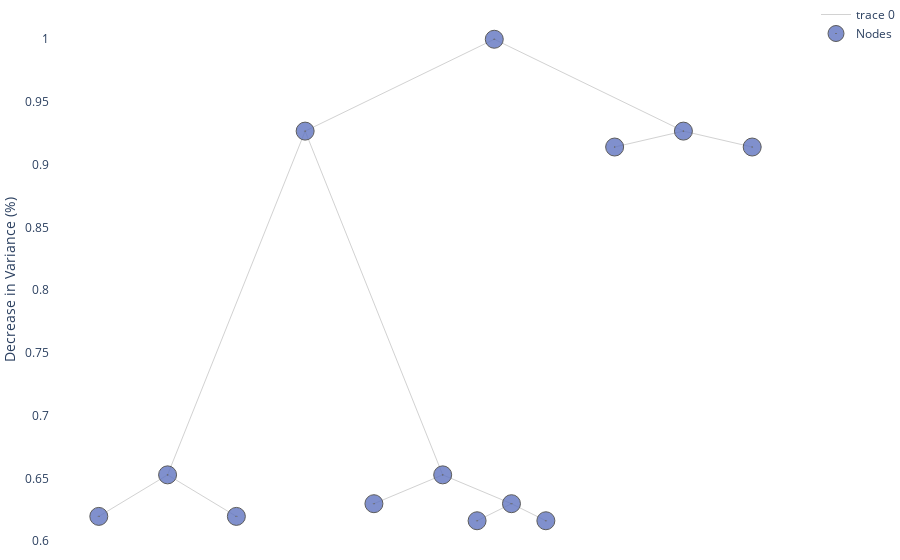

Source (notebook cell):
### Code cell
tree.print_tree(table = False, html = False, visual_pruning = True)

### Figure 1 — Plotly figure (JSON) as saved in the notebook; plotly's stock layout.template omitted (floating-point values rounded to 4 significant figures)
{"data": [{"hoverinfo": "none", "line": {"color": "rgb(210,210,210)", "width": 1}, "mode": "lines", "type": "scatter", "x": [0, -2.75, null, 0, 2.75, null, -2.75, -4.75, null, -2.75, -0.75, null, 2.75, 1.75, null, 2.75, 3.75, null, -4.75, -5.75, null, -4.75, -3.75, null, -0.75, -1.75, null, -0.75, 0.25, null, 0.25, -0.25, null, 0.25, 0.75, null], "y": [1, 0.9268, null, 1, 0.9268, null, 0.9268, 0.6527, null, 0.9268, 0.6527, null, 0.9268, 0.9141, null, 0.9268, 0.9141, null, 0.6527, 0.6196, null, 0.6527, 0.6196, null, 0.6527, 0.6298, null, 0.6527, 0.6298, null, 0.6298, 0.6162, null, 0.6298, 0.6162, null]}, {"hoverinfo": "text", "marker": {"color": "#6175c1", "line": {"color": "rgb(50,50,50)", "width": 1}, "size": 18, "symbol": "circle-dot"}, "mode": "markers", "name": "Nodes", "opacity": 0.8, "text": ["n8<br>Class: YES<br>tau : None<br>Samples : 5<br>GPR: []<br>LPR: []", "n9<br>Class: YES<br>tau : None<br>Samples : 22<br>GPR: []<br>LPR: []", "n10<br>Class: NO<br>tau : None<br>Samples : 5<br>GPR: []<br>LPR: []", "n22<br>Class: YES<br>tau : None<br>Samples : 12<br>GPR: 0.486<br>LPR: 0.257", "n23<br>Class: YES<br>tau : None<br>Samples : 9<br>GPR: []<br>LPR: []", "n6<br>Class: YES<br>tau : None<br>Samples : 33<br>GPR: 0.694<br>LPR: 0.333", "n7<br>Class: NO<br>tau : None<br>Samples : 194<br>GPR: 0.213<br>LPR: 0.112", "n1<br>ShelveLoc in (b'Medium', b'Bad')<br>Class:NO<br>tau : 0.15<br>Samples: 280<br>GPR: 0.177<br>LPR: 0.153", "n2<br>Price > 121.0<br>Class:YES<br>tau : 0.18<br>Samples: 53<br>GPR: 0.809<br>LPR: 0.184", "n4<br>Income > 32.5<br>Class:YES<br>tau : 0.17<br>Samples: 27<br>GPR: 0.481<br>LPR: 0.169", "n5<br>Income > 36.0<br>Class:YES<br>tau : 0.38<br>Samples: 26<br>GPR: 0.919<br>LPR: 0.381", "n11<br>Education > 15.5<br>Class:YES<br>tau : 0.23<br>Samples: 21<br>GPR: 0.563<br>LPR: 0.234", "n3<br>Price > 92.5<br>Class:NO<br>tau : 0.14<br>Samples: 227<br>GPR: 0.442<br>LPR: 0.144"], "type": "scatter", "x": [-5.75, -3.75, -1.75, -0.25, 0.75, 1.75, 3.75, 0, -2.75, -4.75, -0.75, 0.25, 2.75], "y": [0.6196, 0.6196, 0.6298, 0.6162, 0.6162, 0.9141, 0.9141, 1, 0.9268, 0.6527, 0.6527, 0.6298, 0.9268]}], "layout": {"margin": {"b": 0, "l": 0, "r": 0, "t": 0}, "plot_bgcolor": "rgba(0, 0, 0, 0)", "xaxis": {"showticklabels": false, "visible": false}, "yaxis": {"title": {"text": "Decrease in Variance (%)"}}}}
